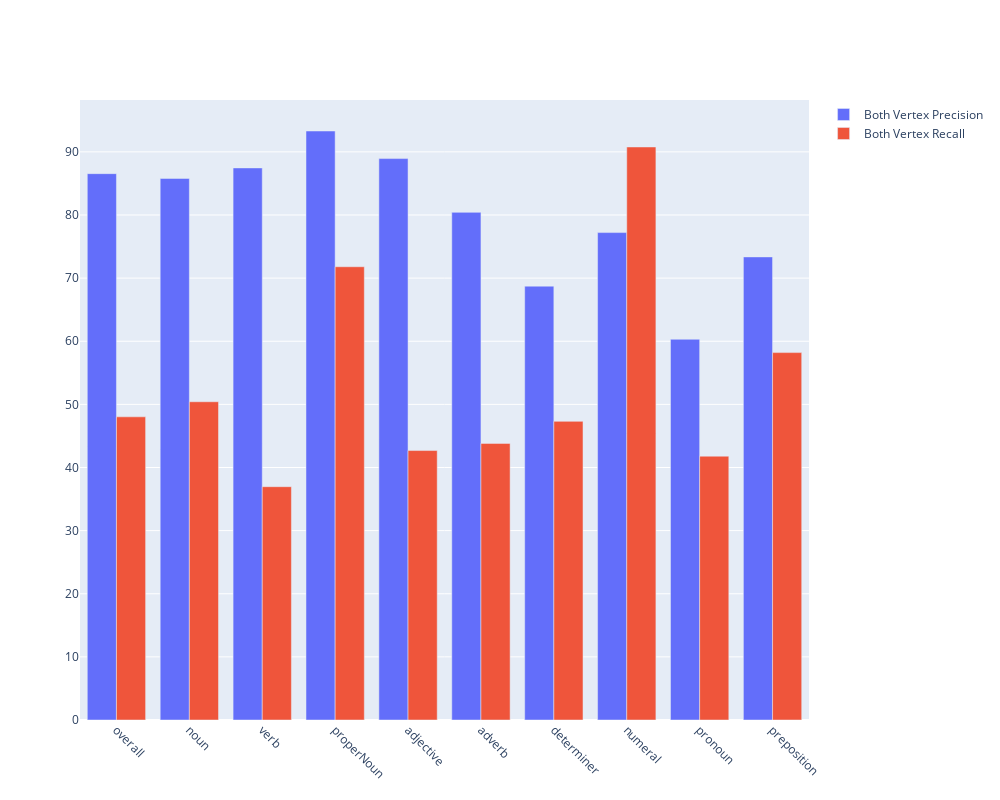
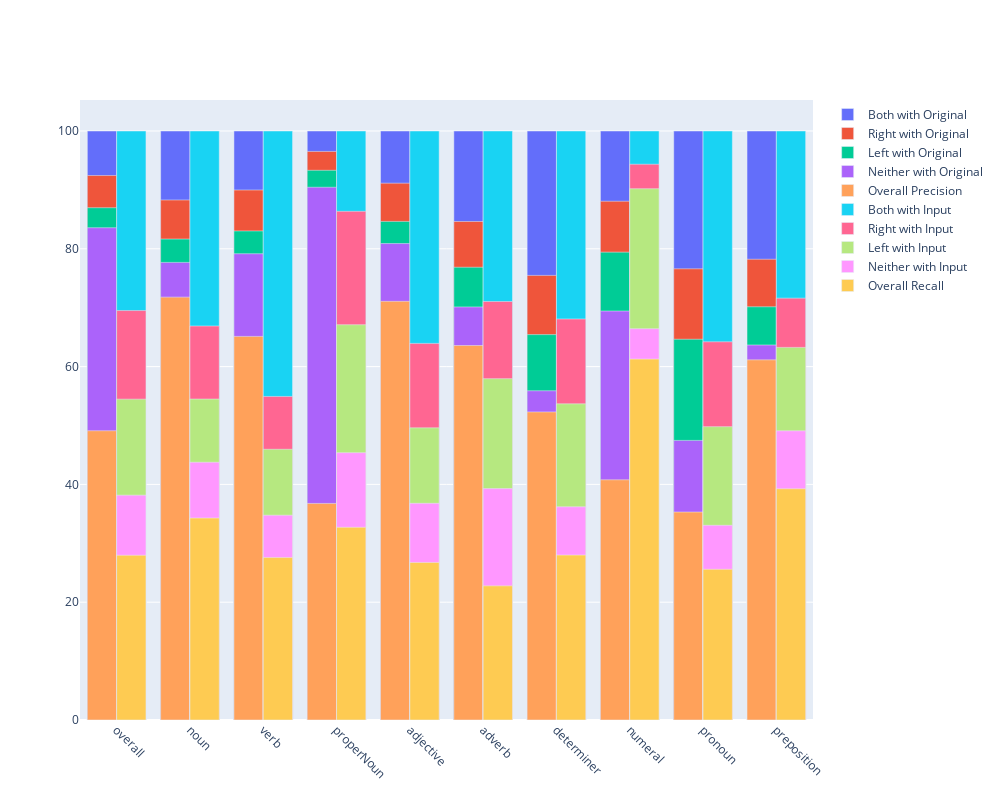

Here is the notebook cell these charts were saved with, in order:
### Markdown cell above
<h4> Overall Results </h4>

### Code cell
langlist = ["eng-spa", "eng-cat", "fra-spa", "fra-cat", "epo-fra", "epo-cat", "epo-eng", "epo-spa", "oci-cat", "oci-spa", "oci-fra"]
avgpredratio = {}
for pos in ppos_req:
    avgpredratio.update({pos : 0})
abvP, abvR, aipnoco, aionpci = [0]*10, [0]*10, [ [0]*10 for _ in range(5)], [ [0]*10 for _ in range(5)]
for lang in langlist:
    metrics = getRaw(lang)
    for pos in ppos_req:
        avgpredratio[pos] += metrics[pos].PE*100/metrics[pos].OE
    bvP, bvR, ipnoco, ionpci = compute(metrics)
    for i in range(len(bvP)):
        abvP[i] += bvP[i]
        abvR[i] += bvR[i]
        for j in range(5):
            aipnoco[j][i] += ipnoco[j][i]
            aionpci[j][i] += ionpci[j][i]
    
for i in range(10):
    abvP[i]/=len(langlist)
    abvR[i]/=len(langlist)
    for j in range(5):
        aipnoco[j][i]/=len(langlist)
        aionpci[j][i]/=len(langlist)
for pos in avgpredratio:
    avgpredratio[pos]/=len(langlist)
    
for pos in ppos_req:
    print(pos + " - Percentage of Translations Predicted: %.2f%%" % avgpredratio[pos] )
plot2in2(abvP, abvR, aipnoco, aionpci)

### Figure 1 — Plotly figure (JSON) as saved in the notebook; plotly's stock layout.template omitted (floating-point values rounded to 4 significant figures)
{"data": [{"base": 0, "name": "Both Vertex Precision", "offset": -0.4, "type": "bar", "width": 0.4, "x": ["overall", "noun", "verb", "properNoun", "adjective", "adverb", "determiner", "numeral", "pronoun", "preposition"], "y": [86.55, 85.8, 87.46, 93.31, 88.94, 80.42, 68.73, 77.21, 60.31, 73.36]}, {"base": 0, "name": "Both Vertex Recall", "offset": 0, "type": "bar", "width": 0.4, "x": ["overall", "noun", "verb", "properNoun", "adjective", "adverb", "determiner", "numeral", "pronoun", "preposition"], "y": [48.03, 50.42, 36.96, 71.8, 42.68, 43.82, 47.31, 90.78, 41.79, 58.2]}], "layout": {"barmode": "group", "height": 800, "width": 1000, "xaxis": {"tickangle": 45}}}

### Figure 2 — Plotly figure (JSON) as saved in the notebook; plotly's stock layout.template omitted (floating-point values rounded to 4 significant figures)
{"data": [{"base": 0, "name": "Both with Original", "offset": -0.4, "type": "bar", "width": 0.4, "x": ["overall", "noun", "verb", "properNoun", "adjective", "adverb", "determiner", "numeral", "pronoun", "preposition"], "y": [100.0, 100, 100, 100.0, 100, 100, 100, 100.0, 100.0, 100.0]}, {"base": 0, "name": "Right with Original", "offset": -0.4, "type": "bar", "width": 0.4, "x": ["overall", "noun", "verb", "properNoun", "adjective", "adverb", "determiner", "numeral", "pronoun", "preposition"], "y": [92.44, 88.29, 89.98, 96.53, 91.14, 84.63, 75.48, 88.07, 76.6, 78.23]}, {"base": 0, "name": "Left with Original", "offset": -0.4, "type": "bar", "width": 0.4, "x": ["overall", "noun", "verb", "properNoun", "adjective", "adverb", "determiner", "numeral", "pronoun", "preposition"], "y": [86.98, 81.65, 83.03, 93.32, 84.65, 76.87, 65.43, 79.43, 64.64, 70.16]}, {"base": 0, "name": "Neither with Original", "offset": -0.4, "type": "bar", "width": 0.4, "x": ["overall", "noun", "verb", "properNoun", "adjective", "adverb", "determiner", "numeral", "pronoun", "preposition"], "y": [83.58, 77.69, 79.16, 90.45, 80.89, 70.13, 55.9, 69.43, 47.47, 63.67]}, {"base": 0, "name": "Overall Precision", "offset": -0.4, "type": "bar", "width": 0.4, "x": ["overall", "noun", "verb", "properNoun", "adjective", "adverb", "determiner", "numeral", "pronoun", "preposition"], "y": [49.11, 71.8, 65.13, 36.77, 71.08, 63.58, 52.3, 40.78, 35.31, 61.14]}, {"base": 0, "name": "Both with Input", "offset": 0, "type": "bar", "width": 0.4, "x": ["overall", "noun", "verb", "properNoun", "adjective", "adverb", "determiner", "numeral", "pronoun", "preposition"], "y": [100.0, 100, 100, 100, 100, 100, 100, 100.0, 100, 100.0]}, {"base": 0, "name": "Right with Input", "offset": 0, "type": "bar", "width": 0.4, "x": ["overall", "noun", "verb", "properNoun", "adjective", "adverb", "determiner", "numeral", "pronoun", "preposition"], "y": [69.52, 66.89, 54.93, 86.36, 63.94, 71.05, 68.09, 94.35, 64.21, 71.62]}, {"base": 0, "name": "Left with Input", "offset": 0, "type": "bar", "width": 0.4, "x": ["overall", "noun", "verb", "properNoun", "adjective", "adverb", "determiner", "numeral", "pronoun", "preposition"], "y": [54.47, 54.49, 45.96, 67.11, 49.6, 57.95, 53.68, 90.2, 49.8, 63.26]}, {"base": 0, "name": "Neither with Input", "offset": 0, "type": "bar", "width": 0.4, "x": ["overall", "noun", "verb", "properNoun", "adjective", "adverb", "determiner", "numeral", "pronoun", "preposition"], "y": [38.17, 43.76, 34.77, 45.39, 36.79, 39.29, 36.2, 66.44, 33.06, 49.1]}, {"base": 0, "name": "Overall Recall", "offset": 0, "type": "bar", "width": 0.4, "x": ["overall", "noun", "verb", "properNoun", "adjective", "adverb", "determiner", "numeral", "pronoun", "preposition"], "y": [27.97, 34.29, 27.58, 32.71, 26.74, 22.77, 28.0, 61.27, 25.59, 39.26]}], "layout": {"barmode": "group", "height": 800, "width": 1000, "xaxis": {"tickangle": 45}}}
